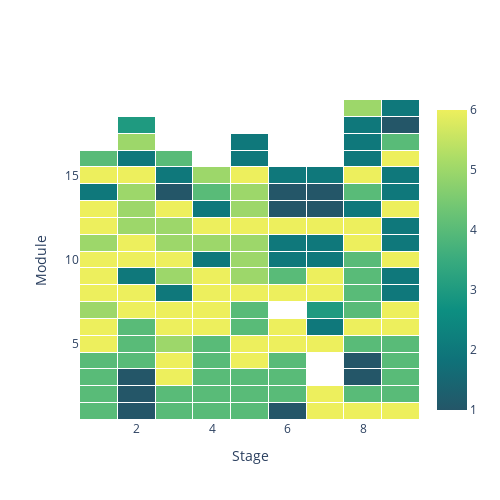
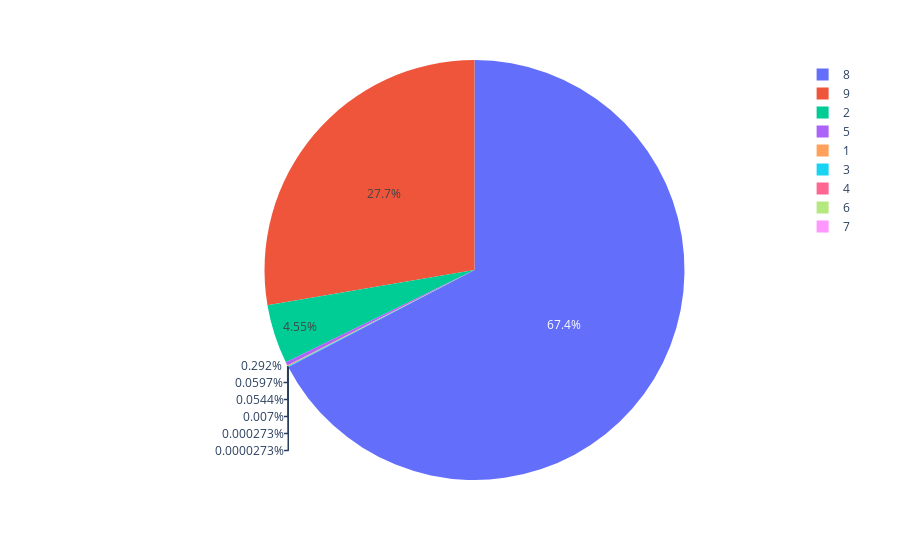

The notebook cell saved with these charts, in order:
### Code cell
yticks_l =list(range(0,len(tmp.index)))
yticks_l.reverse()

layout={
    'xlabel': 'Stage',
    'xticks': range(0,len(tmp.columns)),
    'xticks_label': tmp.columns,
    'ylabel': 'Module',
    'yticks': range(0,len(tmp.index)),
    'yticks_label': yticks_l,
    'width': 500
}


fig = plot_waffle(tmp,
                  layout=layout,
                  plot_func='plotly.heatmap')
fig.show()

px.pie(tmp, values=tmp.mean(axis=0), names=tmp.columns)

### Figure 1 — Plotly figure (JSON) as saved in the notebook; plotly's stock layout.template omitted (floating-point values rounded to 4 significant figures; data arrays with more than 128 entries replaced by an {"elided": "..."} marker saying what was removed)
{"data": [{"colorscale": [[0, "rgb(36, 86, 104)"], [0.1667, "rgb(15, 114, 121)"], [0.3333, "rgb(13, 143, 129)"], [0.5, "rgb(57, 171, 126)"], [0.6667, "rgb(110, 197, 116)"], [0.8333, "rgb(169, 220, 103)"], [1, "rgb(237, 239, 93)"]], "type": "heatmap", "x": [1, 2, 3, 4, 5, 6, 7, 8, 9], "xgap": 1, "y": [19, 18, 17, 16, 15, 14, 13, 12, 11, 10, 9, 8, 7, 6, 5, 4, 3, 2, 1], "ygap": 1, "z": {"elided": "19x9 str values"}}], "layout": {"autosize": false, "height": 500, "plot_bgcolor": "rgba(0,0,0,0)", "title": {"text": ""}, "width": 500, "xaxis": {"title": {"text": "Stage"}}, "yaxis": {"title": {"text": "Module"}}}}

### Figure 2 — Plotly figure (JSON) as saved in the notebook; plotly's stock layout.template omitted (floating-point values rounded to 4 significant figures)
{"data": [{"domain": {"x": [0, 1], "y": [0, 1]}, "hovertemplate": "label=%{label}<br>value=%{value}<extra></extra>", "labels": [1, 2, 3, 4, 5, 6, 7, 8, 9], "legendgroup": "", "name": "", "showlegend": true, "type": "pie", "values": [243500000000000.0, 18560819277181268, 221900000000000.0, 28560000000000.0, 1192000000000000.0, 1114000000000.0, 111400000000.0, 274875929707612700, 112959275064560240]}], "layout": {"legend": {"tracegroupgap": 0}, "margin": {"t": 60}}}
